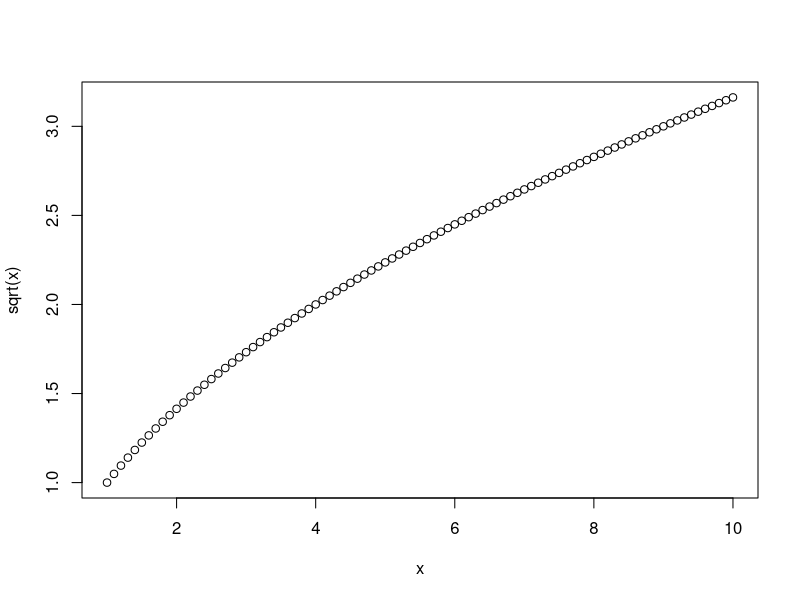

Write the R code that produced this figure.
## ---- chunk 1
x = seq(1, 10 , 0.1)
plot(x, sqrt(x))
